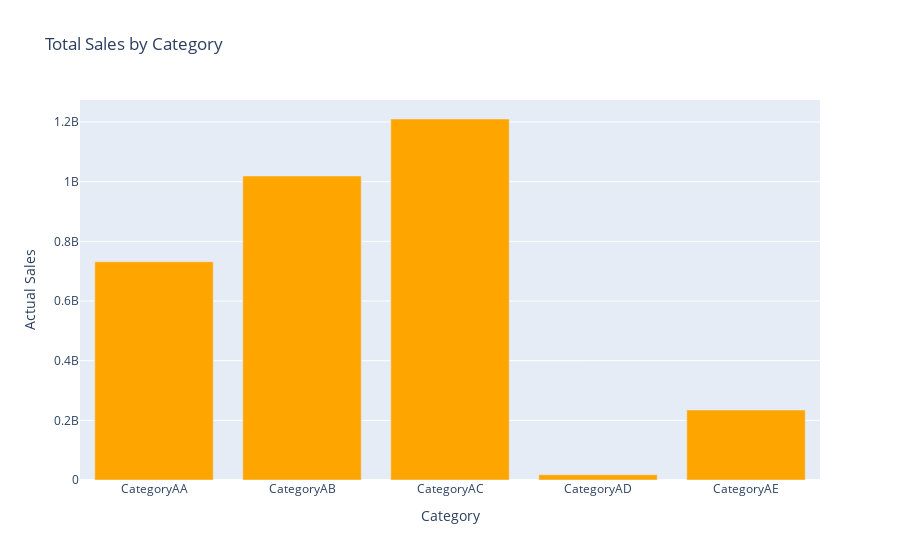

Notebook code for this chart:
### Markdown cell above
We also show a barplot where total sales per category are shown.

### Code cell
fig = make_subplots(rows=1, cols=1)


trace = go.Bar(
    x=category_sales.index,
    y=category_sales.values,
    name='Actual Sales',
    marker=dict(color='orange')
)

fig.add_trace(trace, row=1, col=1)

fig.update_layout(
    title='Total Sales by Category',
    xaxis_title='Category',
    yaxis_title='Actual Sales'
)

fig.show()

### Figure 1 — Plotly figure (JSON) as saved in the notebook; plotly's stock layout.template omitted (floating-point values rounded to 4 significant figures)
{"data": [{"marker": {"color": "orange"}, "name": "Actual Sales", "type": "bar", "x": ["CategoryAA", "CategoryAB", "CategoryAC", "CategoryAD", "CategoryAE"], "xaxis": "x", "y": [731700000.0, 1019000000.0, 1210000000.0, 17690000.0, 234600000.0], "yaxis": "y"}], "layout": {"title": {"text": "Total Sales by Category"}, "xaxis": {"anchor": "y", "domain": [0, 1], "title": {"text": "Category"}}, "yaxis": {"anchor": "x", "domain": [0, 1], "title": {"text": "Actual Sales"}}}}
